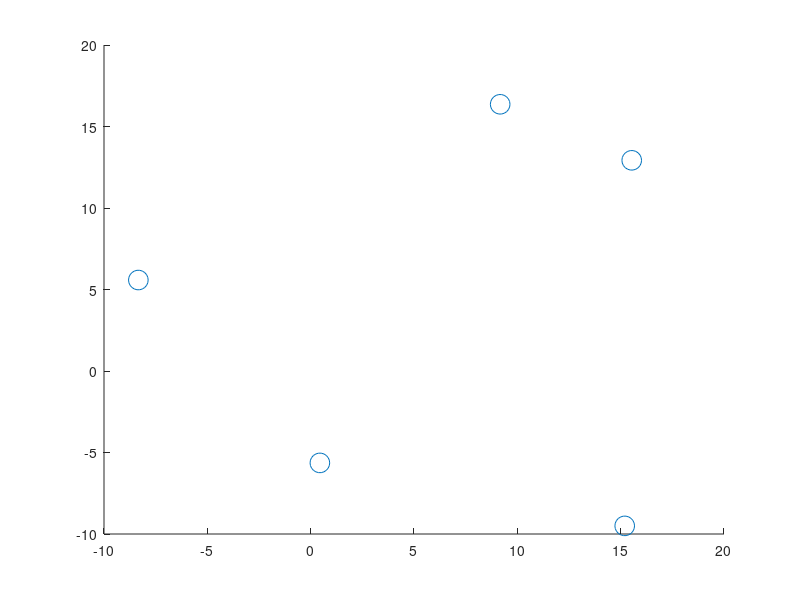

This chart was generated by the following MATLAB code: (Note: this script raises an error after producing the figure.)
function ekf_localization()
clear all
close all
load_data()
% this simulator runs for 50 steps
nsteps = 50;
% the map is given
map = get_map();
scatter(map(:,1),map(:,2),200,'k*');
hold on
% pose of the robo at time step 0
x = [0; 0; 0]; 

X = zeros(3,nsteps);
X(:,1) = x;

%% Kalman init

% odometry noise
R = [1 0;0 1];
% sensor noise
Q = [1 0;0 1];
sigma = eye(3);


for k = 1:nsteps
    % This function returns the 
    % distance traveled and heading change 
    %  between k-1 and k.
    [delta_d,delta_theta]  = get_odom(k);
    
    % This function returns
    % the range and bearing to each of 
    % the landmarks in the map at time step k.
    z          = sense(k);
    
    %% Kalman start
    X_ = X(:,k) + [delta_d*cos(X(3,k));delta_d*sin(X(3,k));delta_theta];
    
    Jx = [1 0 -delta_d*sin(X_(3));0 1 delta_d*cos(X_(3));0 0 1];
    Ju = [cos(X_(3)) 0;sin(X_(3)) 0;0 1];
    
    sigma = Jx*sigma*Jx'+Ju*R*Ju';
    
    for ii = 1:size(map,1)
        r = sqrt((map(ii,1)-X_(1)).^2+(map(ii,2)-X_(2)).^2);
        G = [-(map(ii,1)-X_(1))/r -(map(ii,2)-X_(2))/r 0; -(map(ii,2)-X_(2))/(r.^2) -(map(ii,1)-X_(1))/(r.^2) -1];
        K = sigma*G'/(G*sigma*G'+Q);
        H = [r;atan2(map(ii,2)-X_(2),map(ii,1)-X_(1))-X_(3)];
        
        error = (z(ii,:)'-H);
        X_ = X_ + K*error;
        sigma = (eye(3)-K*G)*sigma;
    end
    
    X(:,k+1) = X_;
    plot_cov(X_,sigma,3);
    
    %% Kalman end
    
    % This function returns the true pose of the
    % robot at time step k. 
    % DO NOT use this information in 
    % the localization process. 
    % we use this for the evaluation of your localizer.     
    x_true          = ask_the_oracle(k);    
    scatter (x_true(1),x_true(2),'r');
    scatter (X(1,k+1),X(2,k+1),'bx');
end
% -----------Add your functions below this line and use them in the main loop above---

% --------- Do not change the functions below--

function x = ask_the_oracle(k)
    % x is the pose of the robot at time step k
    global X
    x = X(k,:)';
   
function [delta_d,delta_th] = get_odom(k)
    % returnS odometry at time step k
    global odom   
    delta_d   = odom(k,1);
    delta_th  = odom(k,2);
    
function z = sense(k)
    % get the sensor data at time step k
    global sensor
    global num_z 
    idx = 1 + (k-1) * num_z;
    z = sensor(idx:idx+num_z-1,:);
    
function m= get_map()
    global map
    m = map;
    
        
function load_data()
    global X  
    global odom
    global sensor
    global map
    global num_z
    data    =  load('data.mat');
    X         =  data.xr';
    X         = X(2:end,:);
    odom   = data.odom;
    sensor = data.sensor;
    map     = data.map;
    num_z = length(map);
  
   
